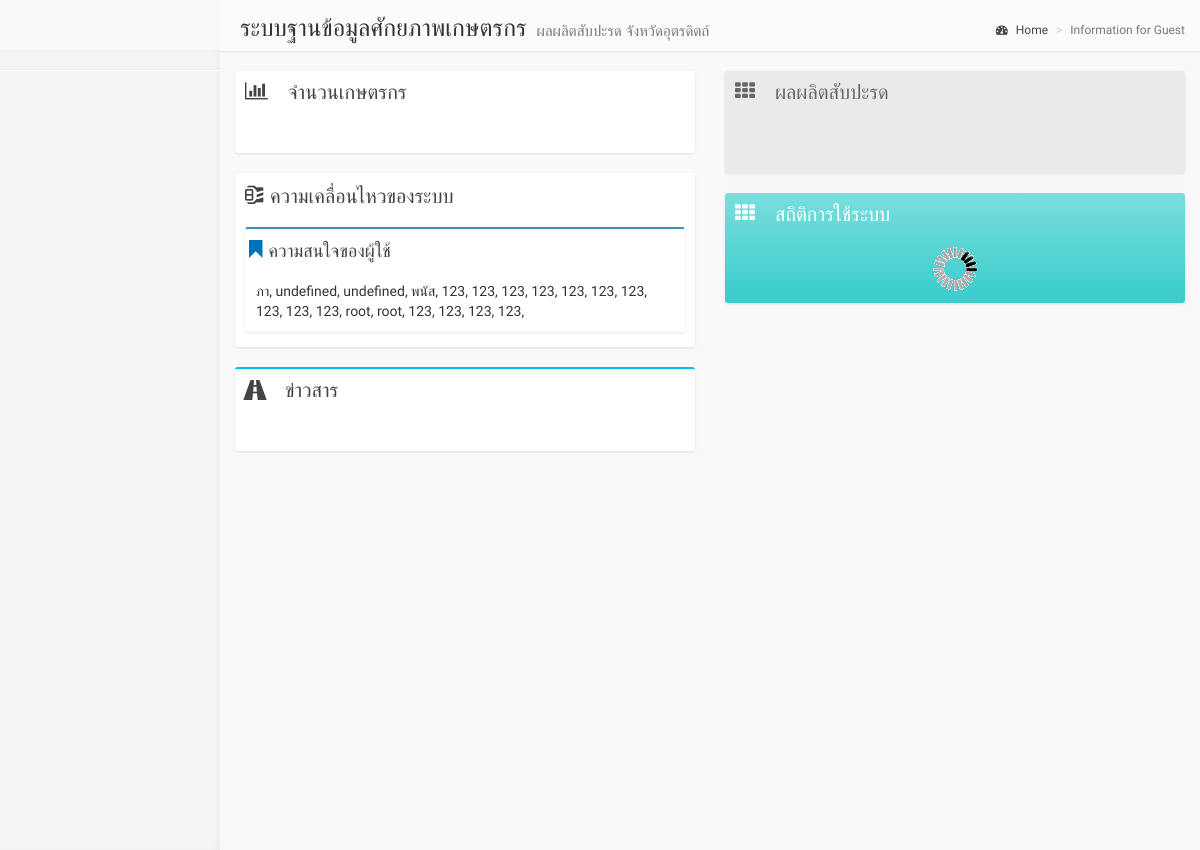
Screenshot of /index0.php with the database file from the repository.
### tables this page shows
CREATE TABLE `tb_search` (
  `idsearch` int(11) NOT NULL,
  `keyword` varchar(200) NOT NULL,
  `sdate` varchar(20) DEFAULT NULL,
  `etc` varchar(100) DEFAULT NULL
);

### index0.php (the view, shortened to what this page needs)
<!DOCTYPE html PUBLIC "-//W3C//DTD XHTML 1.0 Transitional//EN" "http://www.w3.org/TR/xhtml1/DTD/xhtml1-transitional.dtd">
<html xmlns="http://www.w3.org/1999/xhtml">
<head>
	<link href="//maxcdn.bootstrapcdn.com/bootstrap/3.2.0/css/bootstrap.min.css" rel="stylesheet" type="text/css" />
    <link href="//cdnjs.cloudflare.com/ajax/libs/font-awesome/4.1.0/css/font-awesome.min.css" rel="stylesheet" type="text/css" />
    <link href="//code.ionicframework.com/ionicons/1.5.2/css/ionicons.min.css" rel="stylesheet" type="text/css" />
    <link href="css/morris/morris.css" rel="stylesheet" type="text/css" />
    <link href="css/jvectormap/jquery-jvectormap-1.2.2.css" rel="stylesheet" type="text/css" />
    <link href="css/datepicker/datepicker3.css" rel="stylesheet" type="text/css" />
    <link href="css/daterangepicker/daterangepicker-bs3.css" rel="stylesheet" type="text/css" />
    <link href="css/bootstrap-wysihtml5/bootstrap3-wysihtml5.min.css" rel="stylesheet" type="text/css" />
    <link href="css/AdminLTE.css" rel="stylesheet" type="text/css" />
		<link rel="stylesheet" href="http://code.jquery.com/ui/1.11.1/themes/black-tie/jquery-ui.css">
</head>
<body class="skin-blue">
        <div class="wrapper row-offcanvas row-offcanvas-left">
            <aside class="left-side sidebar-offcanvas">
                <section class="sidebar">
                    <div class="user-panel">
                    </div>
                </section>
            </aside>
            <aside class="right-side">
                <section class="content-header">
                    <h1>
                        ระบบฐานข้อมูลศักยภาพเกษตรกร
                        <small>ผลผลิตสับปะรด จังหวัดอุตรดิตถ์</small>
                    </h1>
                    <ol class="breadcrumb">
                        <li><a href="index.php"><i class="fa fa-dashboard"></i> Home</a></li>
						            <?php
												if (!$_SESSION["DUR_USER_ID"]){
						              echo "<li class=\"active\">Information for Guest</li>";
												}else{
													echo "<li class=\"active\">System Management</li>";
												}
												?>
                    </ol>
                </section>
                <section class="content">
                    <div class="row">
                        <section class="col-lg-6 connectedSortable">
                            <div class="box box-solid">
                                <div class="box-header">
                                <i class="fa fa-bar-chart-o"></i>
                                    <h3 class="box-title">จำนวนเกษตรกร</h3>
                                </div>
                                <div class="box-body">
                                 <div id="showperson" style="margin:auto;padding:10px;">
                                 </div>
                                </div>
                            </div>
                    <div class="row">
                        <div class="col-md-12">
                            <div class="box box-solid">
                                <div class="box-header">
                                    <h3 class="box-title"><i class="glyphicon glyphicon-compressed"></i> ความเคลื่อนไหวของระบบ</h3>
                                </div>
                                <div class="box-body">
                                    <div class="box-group" id="accordion">
                                        <div class="panel box box-primary">
                                            <div class="box-header">
                                                <h4>
                                                    <a data-toggle="collapse" data-parent="#accordion" href="#collapseOne">
                                                        <i class="glyphicon glyphicon-bookmark text-blue"></i> ความสนใจของผู้ใช้
                                                    </a>
                                                </h4>
                                            </div>
                                            <div id="collapseOne" class="panel-collapse collapse in">
                                                <div class="box-body">
                          <?php
														$sql="select * from tb_search order by idsearch DESC";
														$result=mysqli_query($connect,$sql);
														$i=1;
														while($i<21){
															$row=mysqli_fetch_array($result);
												   			echo $row[1].", ";
															$i++;
													 	}
													?>
                                                 </div>
                                            </div>
                                        </div>
                                    </div>
                                </div>
                            </div>
                        </div>
                    </div>
                            <div class="box box-info">
                                <div class="box-header">
                                    <i class="glyphicon glyphicon-road"></i>
                                    <h3 class="box-title">ข่าวสาร</h3>
                                </div>
                                <div class="box-body">
                                    <div id="showDataInformation" style="margin:auto;padding:10px;"></div>
                                </div>
                            </div>
                        </section>
                        <section class="col-lg-6 connectedSortable">
                            <div class="box box-solid bg-gray">
                                 <div class="box-header" style="color:#666">
                                    <i class="fa fa-th"></i>
                                    <h3 class="box-title">ผลผลิตสับปะรด</h3>
                                </div>
                                <div class="box-body border-radius-none">
                                 <div id="showyear" style="margin:auto;padding:10px;"></div>
                               	  <div id="showData" style="margin:auto;padding:10px;"></div>
								</div>
                                </div>
                                <div class="box box-solid bg-teal-gradient">
                                <div class="box-header">
                                    <i class="fa fa-th"></i>
                                    <h3 class="box-title">สถิติการใช้ระบบ</h3>
                                </div>
                                <div class="box-body border-radius-none">
                                    <div id="loadChart" align="center">
                                        <img src="img/ajax-loader.gif" align="absmiddle" />
                                    </div>
                                </div>
                            </div>
                                </div>
                            </div>
</body>
</html>

### rows the page displays
tb_search: keyword "ภา"
tb_search: keyword "undefined"
tb_search: keyword "undefined"
tb_search: keyword "พนัส"
tb_search: keyword "123"
tb_search: keyword "123"
tb_search: keyword "123"
tb_search: keyword "123"
tb_search: keyword "123"
tb_search: keyword "123"
tb_search: keyword "123"
tb_search: keyword "123"
tb_search: keyword "123"
tb_search: keyword "123"
tb_search: keyword "root"
tb_search: keyword "root"
tb_search: keyword "123"
tb_search: keyword "123"
tb_search: keyword "123"
tb_search: keyword "123"
